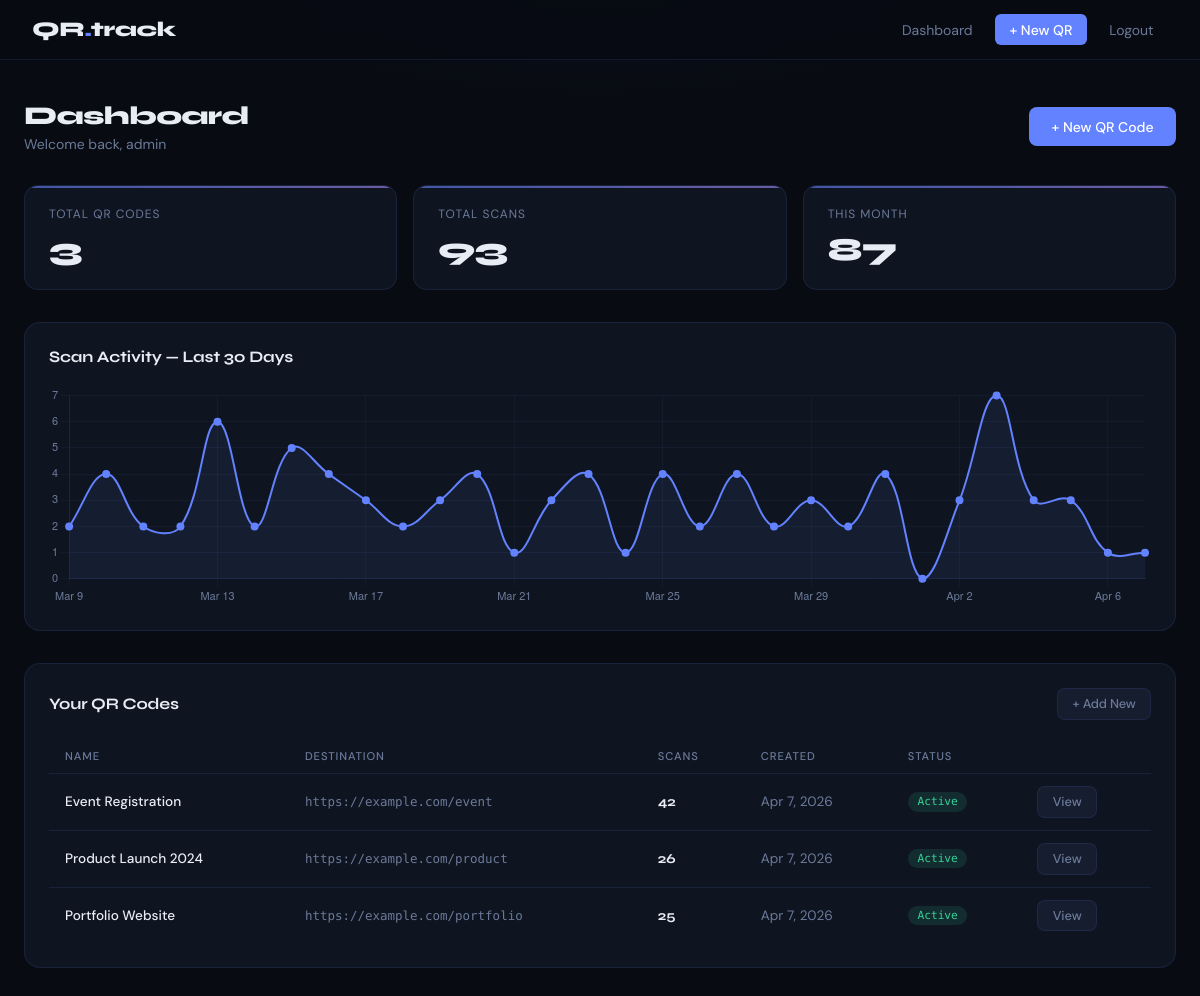
The page /dashboard/ (signed in) on the database its author committed.
### tracker/models.py (models this page shows, shortened)
class QRCode(models.Model):
    id = models.UUIDField(primary_key=True, default=uuid.uuid4, editable=False)
    user = models.ForeignKey(User, on_delete=models.CASCADE, related_name='qrcodes')
    name = models.CharField(max_length=200)
    destination_url = models.URLField(max_length=2000)
    short_code = models.CharField(max_length=12, unique=True)
    qr_image = models.ImageField(upload_to='qrcodes/', blank=True)
    created_at = models.DateTimeField(auto_now_add=True)
    class Meta:
        ordering = ['-created_at']

### tracker/views.py (the view)
# urls.py: path('dashboard/', views.dashboard, name='dashboard'),
@login_required
def dashboard(request):
    qrcodes = QRCode.objects.filter(user=request.user).annotate(
        scan_count=Count('scans')
    )
    total_qrs = qrcodes.count()
    total_scans = sum(q.scan_count for q in qrcodes)
    thirty_days_ago = timezone.now() - timedelta(days=30)
    daily_scans = (
        Scan.objects.filter(qr_code__user=request.user, scanned_at__gte=thirty_days_ago)
        .annotate(date=TruncDate('scanned_at'))
        .values('date')
        .annotate(count=Count('id'))
        .order_by('date')
    )
    daily_data = {str(s['date']): s['count'] for s in daily_scans}
    dates, counts = [], []
    for i in range(29, -1, -1):
        d = (timezone.now() - timedelta(days=i)).date()
        dates.append(str(d))
        counts.append(daily_data.get(str(d), 0))
    context = {
        'qrcodes': qrcodes,
        'total_qrs': total_qrs,
        'total_scans': total_scans,
        'chart_dates': json.dumps(dates),
        'chart_counts': json.dumps(counts),
    }
    return render(request, 'dashboard.html', context)

### templates/dashboard.html (shortened to what this page needs)
{% extends 'base.html' %}
{% block content %}
<div class="page">
  <div class="page-header">
    <div>
      <div class="page-title">Dashboard</div>
      <div class="page-subtitle">Welcome back, {{ user.username }}</div>
    </div>
    <a href="{% url 'create_qr' %}" class="btn btn-primary">+ New QR Code</a>
  </div>
  <div class="stat-grid">
    <div class="stat-card">
      <div class="stat-label">Total QR Codes</div>
      <div class="stat-value">{{ total_qrs }}</div>
    </div>
    <div class="stat-card">
      <div class="stat-label">Total Scans</div>
      <div class="stat-value">{{ total_scans }}</div>
    </div>
    <div class="stat-card">
      <div class="stat-label">This Month</div>
      <div class="stat-value" id="thisMonthCount">—</div>
    </div>
  </div>
  <div class="card" style="margin-bottom:2rem;">
    <div class="card-header">Scan Activity — Last 30 Days</div>
    <div style="height:220px;">
      <canvas id="scanChart"></canvas>
    </div>
  </div>
  <div class="card">
    <div class="card-header" style="display:flex; align-items:center; justify-content:space-between;">
      Your QR Codes
      {% if qrcodes %}<a href="{% url 'create_qr' %}" class="btn btn-ghost btn-sm">+ Add New</a>{% endif %}
    </div>
    {% if qrcodes %}
    <div class="table-wrap">
      <table>
        <thead>
          <tr>
            <th>Name</th>
            <th>Destination</th>
            <th>Scans</th>
            <th>Created</th>
            <th>Status</th>
            <th></th>
          </tr>
        </thead>
        <tbody>
          {% for qr in qrcodes %}
          <tr>
            <td style="color:var(--text); font-weight:500;">
              <a href="{% url 'qr_detail' qr.short_code %}" style="color:var(--text); text-decoration:none; hover:color:var(--accent);">{{ qr.name }}</a>
            </td>
            <td>
              <div style="max-width:220px; overflow:hidden; text-overflow:ellipsis; white-space:nowrap; font-family:'DM Mono',monospace; font-size:0.78rem;">
                {{ qr.destination_url }}
              </div>
            </td>
            <td>
              <span style="color:var(--text); font-family:'Syne',sans-serif; font-weight:700;">{{ qr.scan_count }}</span>
            </td>
            <td>{{ qr.created_at|date:"M j, Y" }}</td>
            <td><span class="badge badge-green">Active</span></td>
            <td>
              <a href="{% url 'qr_detail' qr.short_code %}" class="btn btn-ghost btn-sm">View</a>
            </td>
          </tr>
          {% endfor %}
        </tbody>
      </table>
    </div>
    {% endif %}
  </div>
</div>
<script>
const dates = {{ chart_dates|safe }};
const counts = {{ chart_counts|safe }};
// Compute this month total
const thisMonth = counts.slice(-30).reduce((a,b) => a+b, 0);
document.getElementById('thisMonthCount').textContent = thisMonth;
const ctx = document.getElementById('scanChart').getContext('2d');
new Chart(ctx, {
  type: 'line',
  data: {
    labels: dates.map(d => {
      const dt = new Date(d);
      return dt.toLocaleDateString('en-US', {month:'short', day:'numeric'});
    }),
    datasets: [{
      label: 'Scans',
      data: counts,
      borderColor: '#6382ff',
      backgroundColor: 'rgba(99,130,255,0.08)',
      borderWidth: 2,
      pointRadius: 3,
      pointBackgroundColor: '#6382ff',
      fill: true,
      tension: 0.4,
    }]
  },
  options: {
    responsive: true,
    maintainAspectRatio: false,
    plugins: {
      legend: { display: false },
      tooltip: {
        backgroundColor: '#0f1520',
        borderColor: 'rgba(99,130,255,0.3)',
        borderWidth: 1,
        titleColor: '#e8ecf4',
        bodyColor: '#6b7a99',
      }
    },
    scales: {
      x: {
        grid: { color: 'rgba(99,130,255,0.06)' },
        ticks: { color: '#6b7a99', font: {size:11}, maxTicksLimit: 8 },
        border: { color: 'rgba(99,130,255,0.1)' }
      },
      y: {
        grid: { color: 'rgba(99,130,255,0.06)' },
        ticks: { color: '#6b7a99', font: {size:11} },
        border: { color: 'rgba(99,130,255,0.1)' },
        beginAtZero: true,
      }
    }
  }
});
</script>
{% endblock %}

### templates/base.html (shortened to what this page needs)
<!DOCTYPE html>
<html lang="en">
<head>
</head>
<body>
  <nav>
    <a href="{% url 'home' %}" class="nav-logo">QR<span>.</span>track</a>
    <div class="nav-links">
      {% if user.is_authenticated %}
        <a href="{% url 'dashboard' %}">Dashboard</a>
        <a href="{% url 'create_qr' %}" class="btn-nav">+ New QR</a>
        <a href="{% url 'logout' %}">Logout</a>
      {% else %}
        <a href="{% url 'login' %}">Login</a>
        <a href="{% url 'signup' %}" class="btn-nav">Get Started</a>
      {% endif %}
    </div>
  </nav>
  {% block content %}{% endblock %}
</body>
</html>

### templates/base.html (style rules this page uses)
:root { --bg: #080b12; --surface: #0f1520; --surface-2: #161d2e; --border: rgba(99,130,255,0.12); --border-bright: rgba(99,130,255,0.3); --accent: #6382ff; --accent-2: #a78bfa; --accent-glow: rgba(99,130,255,0.25); --text: #e8ecf4; --text-muted: #6b7a99; --text-dim: #3d4a66; --success: #34d399; --danger: #f87171; --warning: #fbbf24; }
*, *::before, *::after { box-sizing: border-box; margin: 0; padding: 0; }
body { font-family: 'DM Sans', sans-serif; background: var(--bg); color: var(--text); min-height: 100vh; background-image: radial-gradient(ellipse 80% 50% at 50% -20%, rgba(99,130,255,0.08) 0%, transparent 60%); }
nav { position: sticky; top: 0; z-index: 100; display: flex; align-items: center; justify-content: space-between; padding: 0 2rem; height: 60px; background: rgba(8,11,18,0.85); backdrop-filter: blur(12px); border-bottom: 1px solid var(--border); }
.nav-logo { font-family: 'Syne', sans-serif; font-weight: 800; font-size: 1.3rem; color: var(--text); text-decoration: none; letter-spacing: -0.02em; }
.nav-logo span { color: var(--accent); }
.nav-links { display: flex; align-items: center; gap: 0.5rem; }
.nav-links a { color: var(--text-muted); text-decoration: none; font-size: 0.875rem; padding: 0.4rem 0.9rem; border-radius: 6px; transition: all 0.2s; }
.nav-links a.btn-nav { background: var(--accent); color: white; font-weight: 500; }
.page { max-width: 1200px; margin: 0 auto; padding: 2.5rem 1.5rem; }
.card { background: var(--surface); border: 1px solid var(--border); border-radius: 16px; padding: 1.5rem; }
.card-header { font-family: 'Syne', sans-serif; font-weight: 700; font-size: 1rem; color: var(--text); margin-bottom: 1.25rem; letter-spacing: -0.01em; }
.stat-grid { display: grid; grid-template-columns: repeat(auto-fit, minmax(180px,1fr)); gap: 1rem; margin-bottom: 2rem; }
.stat-card { background: var(--surface); border: 1px solid var(--border); border-radius: 14px; padding: 1.25rem 1.5rem; position: relative; overflow: hidden; }
.stat-card::before { content: ''; position: absolute; top: 0; left: 0; right: 0; height: 2px; background: linear-gradient(90deg, var(--accent), var(--accent-2)); opacity: 0.6; }
.stat-label { font-size: 0.75rem; color: var(--text-muted); text-transform: uppercase; letter-spacing: 0.08em; margin-bottom: 0.5rem; }
.stat-value { font-family: 'Syne', sans-serif; font-size: 2rem; font-weight: 800; color: var(--text); letter-spacing: -0.03em; }
.btn { display: inline-flex; align-items: center; gap: 0.4rem; padding: 0.65rem 1.4rem; border-radius: 8px; border: none; cursor: pointer; font-family: 'DM Sans', sans-serif; font-size: 0.875rem; font-weight: 500; text-decoration: none; transition: all 0.2s; }
.btn-primary { background: var(--accent); color: white; }
.btn-ghost { background: var(--surface-2); color: var(--text-muted); border: 1px solid var(--border); }
.btn-sm { padding: 0.4rem 0.9rem; font-size: 0.8rem; }
.badge { display: inline-block; padding: 0.2rem 0.6rem; border-radius: 20px; font-size: 0.7rem; font-weight: 500; font-family: 'DM Mono', monospace; }
.badge-green { background: rgba(52,211,153,0.12); color: var(--success); }
.table-wrap { overflow-x: auto; }
table { width: 100%; border-collapse: collapse; }
th { text-align: left; padding: 0.6rem 1rem; font-size: 0.7rem; text-transform: uppercase; letter-spacing: 0.08em; color: var(--text-muted); border-bottom: 1px solid var(--border); font-weight: 500; }
td { padding: 0.75rem 1rem; font-size: 0.85rem; border-bottom: 1px solid var(--border); color: var(--text-muted); }
tr:last-child td { border-bottom: none; }
.page-header { display: flex; align-items: center; justify-content: space-between; margin-bottom: 2rem; flex-wrap: wrap; gap: 1rem; }
.page-title { font-family: 'Syne', sans-serif; font-size: 1.6rem; font-weight: 800; letter-spacing: -0.03em; }
.page-subtitle { color: var(--text-muted); font-size: 0.875rem; margin-top: 0.25rem; }

### rows shown on the page
QRCode: name "Event Registration", destination_url "https://example.com/event", scan_count "42", created_at "Apr 7, 2026"
QRCode: name "Product Launch 2024", destination_url "https://example.com/product", scan_count "26", created_at "Apr 7, 2026"
QRCode: name "Portfolio Website", destination_url "https://example.com/portfolio", scan_count "25", created_at "Apr 7, 2026"

### other values the page prints
{{ user.username }} "admin"
{{ total_qrs }} "3"
{{ total_scans }} "93"
chart data {{ chart_counts|safe }} [2, 4, 2, 2, 6, 2, 5, 4, 3, 2, 3, 4, 1, 3, 4, 1, 4, 2, 4, 2, 3, 2, 4, 0, 3, 7, 3, 3, 1, 1]
